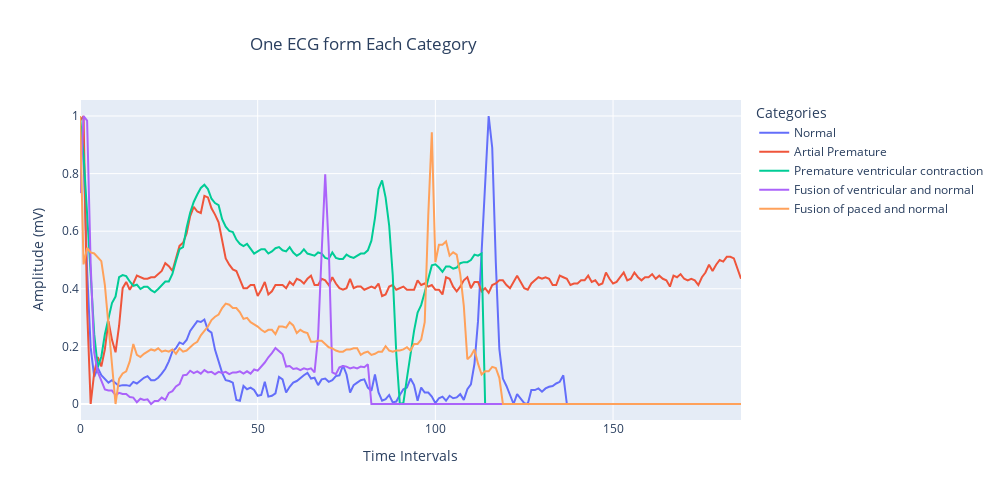

Notebook code cell kept with this figure:
### Code cell
ecg_0 = train_data.loc[train_data[187]==0, :].iloc[1,:187]
ecg_1 = train_data.loc[train_data[187]==1, :].iloc[1,:187]
ecg_2 = train_data.loc[train_data[187]==2, :].iloc[1,:187]
ecg_3 = train_data.loc[train_data[187]==3, :].iloc[1,:187]
ecg_4 = train_data.loc[train_data[187]==4, :].iloc[1,:187]

ecg_df = pd.DataFrame({'Normal': ecg_0,
                       'Artial Premature': ecg_1,
                       'Premature ventricular contraction': ecg_2,
                       'Fusion of ventricular and normal': ecg_3,
                       'Fusion of paced and normal': ecg_4})
ecg_plot = px.line(ecg_df,
                  labels={'index':'Time Intervals', 'value':'Amplitude (mV)', 'variable':'Categories'},
                  title="One ECG form Each Category")
ecg_plot.update_layout(title_x=0.25, width=1000, height=500)
ecg_plot.show()

### Figure 1 — Plotly figure (JSON) as saved in the notebook; plotly's stock layout.template omitted (floating-point values rounded to 4 significant figures; data arrays with more than 128 entries replaced by an {"elided": "..."} marker saying what was removed)
{"data": [{"hovertemplate": "Categories=Normal<br>Time Intervals=%{x}<br>Amplitude (mV)=%{y}<extra></extra>", "legendgroup": "Normal", "line": {"color": "#636efa", "dash": "solid"}, "marker": {"symbol": "circle"}, "mode": "lines", "name": "Normal", "orientation": "v", "showlegend": true, "type": "scatter", "x": {"elided": "187 int values"}, "xaxis": "x", "y": {"elided": "187 float values"}, "yaxis": "y"}, {"hovertemplate": "Categories=Artial Premature<br>Time Intervals=%{x}<br>Amplitude (mV)=%{y}<extra></extra>", "legendgroup": "Artial Premature", "line": {"color": "#EF553B", "dash": "solid"}, "marker": {"symbol": "circle"}, "mode": "lines", "name": "Artial Premature", "orientation": "v", "showlegend": true, "type": "scatter", "x": {"elided": "187 int values"}, "xaxis": "x", "y": {"elided": "187 float values"}, "yaxis": "y"}, {"hovertemplate": "Categories=Premature ventricular contraction<br>Time Intervals=%{x}<br>Amplitude (mV)=%{y}<extra></extra>", "legendgroup": "Premature ventricular contraction", "line": {"color": "#00cc96", "dash": "solid"}, "marker": {"symbol": "circle"}, "mode": "lines", "name": "Premature ventricular contraction", "orientation": "v", "showlegend": true, "type": "scatter", "x": {"elided": "187 int values"}, "xaxis": "x", "y": {"elided": "187 float values"}, "yaxis": "y"}, {"hovertemplate": "Categories=Fusion of ventricular and normal<br>Time Intervals=%{x}<br>Amplitude (mV)=%{y}<extra></extra>", "legendgroup": "Fusion of ventricular and normal", "line": {"color": "#ab63fa", "dash": "solid"}, "marker": {"symbol": "circle"}, "mode": "lines", "name": "Fusion of ventricular and normal", "orientation": "v", "showlegend": true, "type": "scatter", "x": {"elided": "187 int values"}, "xaxis": "x", "y": {"elided": "187 float values"}, "yaxis": "y"}, {"hovertemplate": "Categories=Fusion of paced and normal<br>Time Intervals=%{x}<br>Amplitude (mV)=%{y}<extra></extra>", "legendgroup": "Fusion of paced and normal", "line": {"color": "#FFA15A", "dash": "solid"}, "marker": {"symbol": "circle"}, "mode": "lines", "name": "Fusion of paced and normal", "orientation": "v", "showlegend": true, "type": "scatter", "x": {"elided": "187 int values"}, "xaxis": "x", "y": {"elided": "187 float values"}, "yaxis": "y"}], "layout": {"height": 500, "legend": {"title": {"text": "Categories"}, "tracegroupgap": 0}, "title": {"text": "One ECG form Each Category", "x": 0.25}, "width": 1000, "xaxis": {"anchor": "y", "domain": [0, 1], "title": {"text": "Time Intervals"}}, "yaxis": {"anchor": "x", "domain": [0, 1], "title": {"text": "Amplitude (mV)"}}}}
